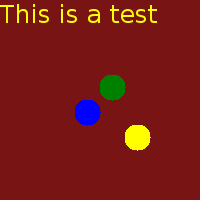
#> input picture Text_to_VIdeo/images/test.png, 200 x 200 px; its folder holds only this picture in this run
$ python text_to_video.py   (Python 2 division)
#> lines starting #> are read from the running program, lines starting #| are printed output that depends on the picture
import cv2
import os
import time

import PIL
from PIL import ImageFont
from PIL import Image
from PIL import ImageDraw

fileName = "output.txt"
fp = open(fileName,"r")
#> (reads books_implement/output.txt from the repository)
i = 0
for line in fp:
	font = ImageFont.truetype("/usr/share/fonts/dejavu/DejaVuSans.ttf",25)
	text_size = font.getsize(line)
	button_size = (500, 500)
	img=Image.new("RGBA", button_size,(0,0,0))
	draw = ImageDraw.Draw(img)
	draw.text((0, 0),line+ "\n" + "Hello",(255,255,0),font=font)
	draw = ImageDraw.Draw(img)
	imgName = "images/test" + str(i) + ".png"
	img.save(imgName)
	i+=1
#> this loop made 22 passes
#> pass 1, `img.save(imgName)`:
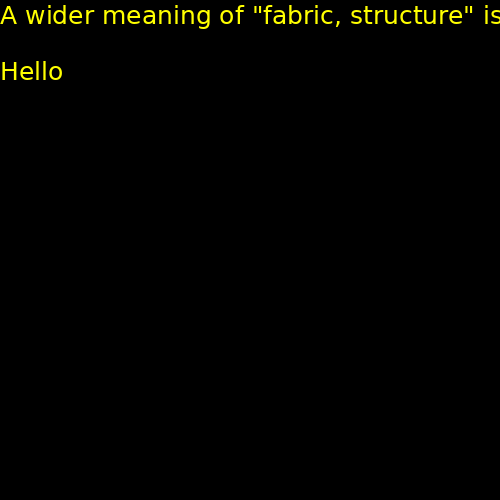
#> saved as test0.png: PIL image 500x500 RGBA; mean R, G, B, A 2.8, 2.8, 0, 255
#> pass 2, `img.save(imgName)`:
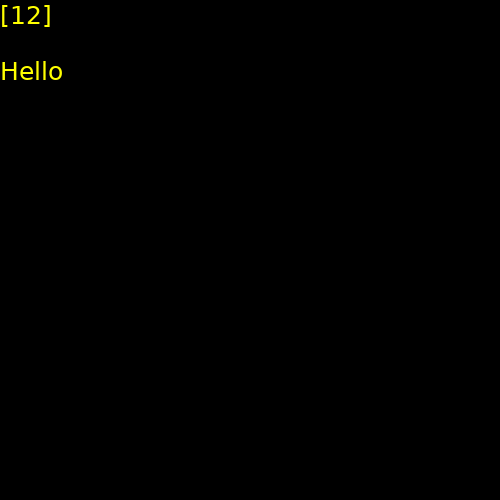
#> saved as test1.png: PIL image 500x500 RGBA; mean R, G, B, A 0.6, 0.6, 0, 255
#> after the loop, i = 22


#Making the video.
image_folder = 'images'
video_name = 'video.avi'

images = [img for img in os.listdir(image_folder) if img.endswith(".png")]
#> images = ['test.png']
frame = cv2.imread(os.path.join(image_folder, images[0]))
#> frame is the input picture: shape (200, 200, 3); mean B, G, R 22.3, 28.3, 120.9
height, width, layers = frame.shape
#> height = 200; width = 200; layers = 3

video = cv2.VideoWriter(video_name, cv2.VideoWriter_fourcc(*'DIVX'), 1, (width,height),1)

for image in images:
    img = cv2.imread(os.path.join(image_folder, image))
    start_time = time.time()
    fps = 0.05
    while(time.time() - start_time < fps):
            time.sleep(0.01)
	    video.write(img)


cv2.destroyAllWindows()
video.release()
